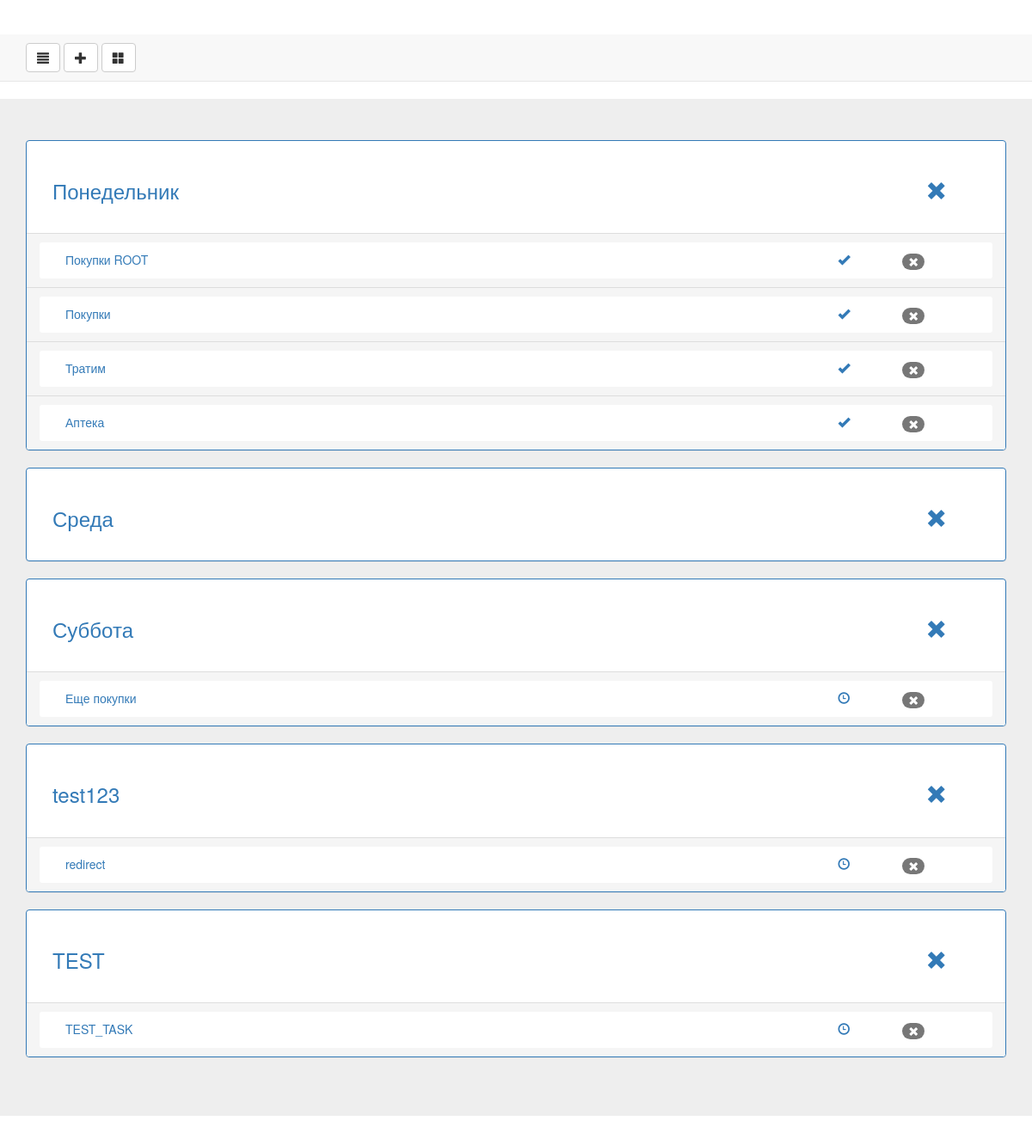
/todo/home/tree_objects, run on the app's committed database.
### todo/models.py (models this page shows, shortened)
class List(models.Model): # Модель листа (категории)
	class Meta():
		db_table = 'List'
	list_title = models.CharField(max_length = 100) # Название

class task(models.Model): # модель задачи
	class Meta():
		db_table = 'task'
	title = models.CharField(max_length = 100) # Название задачи
	area = models.TextField() # Поле задачи
	is_done = models.BooleanField(default=False) # Cостояние задачи (выполнено/не выполнено)
	lisst = models.ForeignKey(List, on_delete=models.CASCADE) # Внешний ключ

### todo/views.py (the view)
def get_objects(request):
	vars = dict (
		tasks=task.objects.all().order_by('lisst_id'), # выборка задач
		lists=List.objects.all().order_by('id'), # выорка всех листов(категории по FK)
	)
	return render_to_response('tree_objects.html', vars, RequestContext(request)) # рендерит указанный шаблон с указанным контекстом (все дерево объектов из модели)

### todo/templates/tree_objects.html
{% extends 'home.html' %}
{% load staticfiles %}
{% block tree_objects %}
    <div id="gettask" class="container">
	    <div class="row">
	    {% for list in lists %}
	    	<div class="panel panel-primary">
	            <ul class="list-group">
	              	<div class="panel-body">
	              		<li class="list-group-item">
	              			<h3>
	              				<div class="row">
		              				<div class="col-xs-11">
		              					<a href="{% url 'one_list' list.id %}">{{ list.list_title }}</a>
		              				</div>
		              				<div class="col-xs-1">
		              					<a href="{% url 'delete_list' list.id %}"><span class="glyphicon glyphicon-remove"></span></a>
		              				</div>
	              				</div>
	              			</h3>
	              		</li>
	              	</div>
	             		{% for task in tasks %}
				         	{% if task.lisst == list %}
					         	<div class="panel-footer">
					         		<li class="list-group-item">
					         			<div class="col-xs-10">
						         			<a href="{% url 'one_task' task.id %}">
							         			{{ task.title }}
							         		</a>
						         		</div>
						         		<div class="col-xs-1">
						         			{% if task.is_done == True %}
							         			<a href="{% url 'toggle_task' task.id %}">
							         				<span class="glyphicon glyphicon-ok"></span>
							         			</a>
						         			{% else %}
							         			<a href="{% url 'toggle_task' task.id %}">
							         				<span class="glyphicon glyphicon-time"></span>
							         			</a>
						         			{% endif %}
						         		</div>
					         			<a href="{% url 'delete_task' task.id %}">
					         				<span class="badge"><span class="glyphicon glyphicon-remove"></span></span>
					         			</a>
						       		</li>
						       	</div>
					       	{% endif %}
		        		{% endfor %}
	            </ul>
    		</div>
	    {% endfor %}
	    </div>
    </div>
{% endblock %}

### todo/templates/home.html (shortened to what this page needs)
{% load staticfiles %}
<!DOCTYPE HTML PUBLIC "-//W3C//DTD HTML 4.01//RU">
<html lang="ru">
    <head>
{% load bootstrap3 %}
{% bootstrap_css %}
    </head>
    <body>
        <div class="page-header">
            <nav class="navbar navbar-default navbar-static-top" role="navigation">
                    <div class="container">
                        <a href="tree_objects"> <button class="save btn btn-default" name="button_tree_objects"><span class="glyphicon glyphicon-align-justify"></span></button></a>
                        <a href="new_task"><button class="save btn btn-default" name="button_post_task"><span class="glyphicon glyphicon-plus"></span></button></a>
                        <a href="new_list"><button class="save btn btn-default" name="button_post_list"><span class="glyphicon glyphicon-th-large"></span></button></a>
                    </div>
            </nav>
    		<div class="jumbotron">
                <div class="container">
                    {% block tree_objects %}{% endblock %}
    	        </div>
            </div>
        </div>
    </body>
</html>

### data on the page
List: list_title "Понедельник"
task: title "Покупки ROOT", is_done True (drawn)
task: title "Покупки", is_done True (drawn)
task: title "Тратим", is_done True (drawn)
task: title "Аптека", is_done True (drawn)
List: list_title "Среда"
List: list_title "Суббота"
task: title "Еще покупки", is_done False (drawn)
List: list_title "test123"
task: title "redirect", is_done False (drawn)
List: list_title "TEST"
task: title "TEST_TASK", is_done False (drawn)
